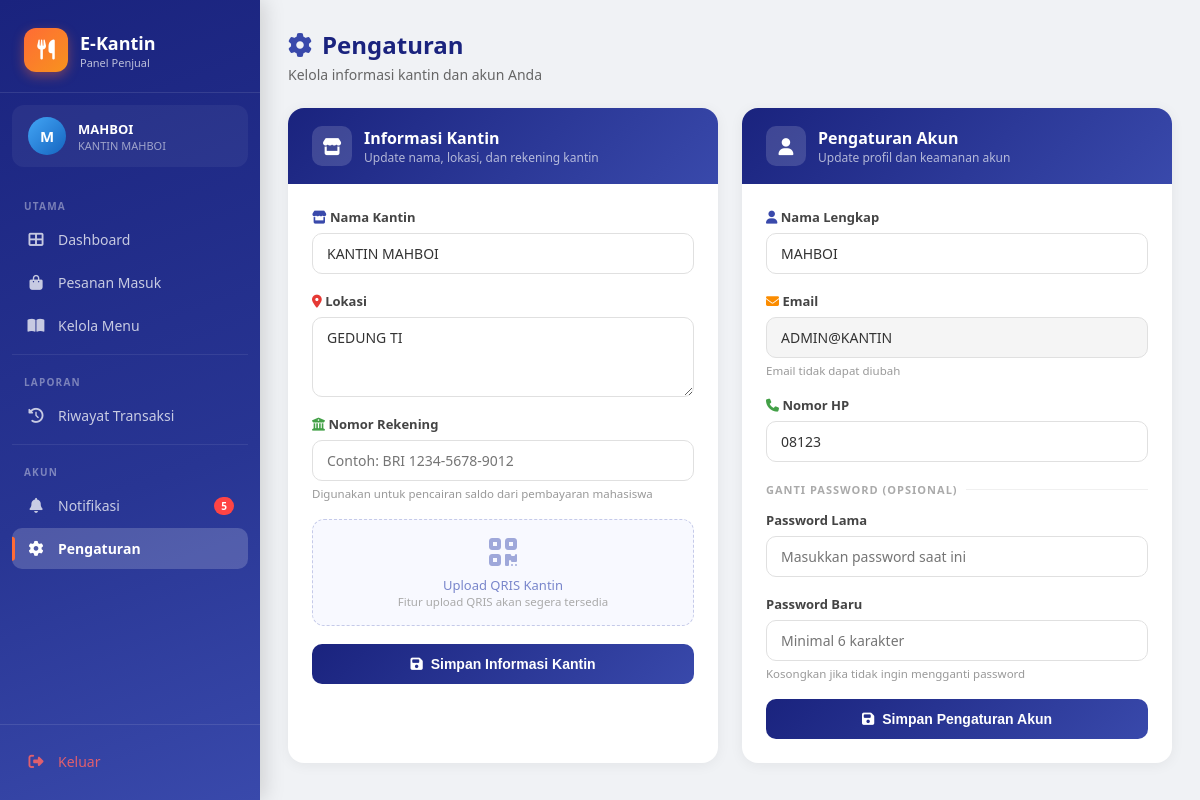
/dashboard/penjual/pengaturan.php (signed in), run on the app's committed database.
### tables this page shows
CREATE TABLE `penjual` (
  `id_penjual` int(11) NOT NULL,
  `id_user` int(11) NOT NULL,
  `nama_kantin` varchar(50) NOT NULL,
  `lokasi` text NOT NULL,
  `teks_gambar_qris` varchar(100) DEFAULT NULL,
  `no_rek` varchar(50) NOT NULL DEFAULT ''
);

CREATE TABLE `users` (
  `id_user` int(11) NOT NULL,
  `nim` varchar(20) DEFAULT NULL,
  `nama` varchar(100) NOT NULL,
  `email` varchar(100) NOT NULL,
  `no_hp` varchar(20) NOT NULL,
  `password` varchar(255) NOT NULL,
  `created_at` timestamp NOT NULL DEFAULT current_timestamp() ON UPDATE current_timestamp(),
  `role` enum('mahasiswa','penjual','admin') NOT NULL DEFAULT 'mahasiswa'
);

### dashboard/penjual/pengaturan.php (the view, shortened to what this page needs)
<?php
require_once '../../includes/db.php';
$id_user = $_SESSION['user']['id_user'];
$stmt = $pdo->prepare("SELECT u.*, p.nama_kantin, p.lokasi, p.no_rek, p.teks_gambar_qris FROM users u LEFT JOIN penjual p ON p.id_user = u.id_user WHERE u.id_user = ?");
$stmt->execute([$id_user]);
$data = $stmt->fetch();
?>
<?php require_once '../../includes/sidebar_penjual.php'; ?>
<div class="page-header">
    <h1><i class="fas fa-cog" style="color:#3949ab; margin-right:10px;"></i>Pengaturan</h1>
    <p>Kelola informasi kantin dan akun Anda</p>
</div>
<div class="settings-grid">
    <div class="settings-card">
        <div class="card-header">
            <div class="card-header-icon"><i class="fas fa-store"></i></div>
            <div>
                <h3>Informasi Kantin</h3>
                <p>Update nama, lokasi, dan rekening kantin</p>
            </div>
        </div>
        <div class="card-body">
            <form method="POST">
                <div class="form-group">
                    <label><i class="fas fa-store" style="color:#3949ab"></i> Nama Kantin</label>
                    <input type="text" name="nama_kantin" value="<?= htmlspecialchars($data['nama_kantin'] ?? '') ?>" placeholder="Contoh: Kantin Pak Budi" required>
                </div>
                <div class="form-group">
                    <label><i class="fas fa-map-marker-alt" style="color:#e53935"></i> Lokasi</label>
                    <textarea name="lokasi" placeholder="Contoh: Gedung A Lantai 1"><?= htmlspecialchars($data['lokasi'] ?? '') ?></textarea>
                </div>
                <div class="form-group">
                    <label><i class="fas fa-university" style="color:#43a047"></i> Nomor Rekening</label>
                    <input type="text" name="no_rek" value="<?= htmlspecialchars($data['no_rek'] ?? '') ?>" placeholder="Contoh: BRI 1234-5678-9012">
                    <div class="hint">Digunakan untuk pencairan saldo dari pembayaran mahasiswa</div>
                </div>
                <div class="qris-section">
                    <i class="fas fa-qrcode" style="font-size:32px; color:#9fa8da; margin-bottom:8px;"></i>
                    <p>Upload QRIS Kantin</p>
                    <small>Fitur upload QRIS akan segera tersedia</small>
                </div>
                <button type="submit" class="btn-save"><i class="fas fa-save"></i> Simpan Informasi Kantin</button>
            </form>
        </div>
    </div>
    <div class="settings-card">
        <div class="card-header">
            <div class="card-header-icon"><i class="fas fa-user"></i></div>
            <div>
                <h3>Pengaturan Akun</h3>
                <p>Update profil dan keamanan akun</p>
            </div>
        </div>
        <div class="card-body">
            <form method="POST">
                <div class="form-group">
                    <label><i class="fas fa-user" style="color:#3949ab"></i> Nama Lengkap</label>
                    <input type="text" name="nama" value="<?= htmlspecialchars($data['nama']) ?>" required>
                </div>
                <div class="form-group">
                    <label><i class="fas fa-envelope" style="color:#fb8c00"></i> Email</label>
                    <input type="email" value="<?= htmlspecialchars($data['email']) ?>" disabled style="background:#f5f5f5; cursor:not-allowed;">
                    <div class="hint">Email tidak dapat diubah</div>
                </div>
                <div class="form-group">
                    <label><i class="fas fa-phone" style="color:#43a047"></i> Nomor HP</label>
                    <input type="text" name="no_hp" value="<?= htmlspecialchars($data['no_hp']) ?>" placeholder="08xx-xxxx-xxxx">
                </div>
                <div class="divider-label">Ganti Password (opsional)</div>
                <div class="form-group">
                    <label>Password Lama</label>
                    <input type="password" name="password_lama" placeholder="Masukkan password saat ini">
                </div>
                <div class="form-group">
                    <label>Password Baru</label>
                    <input type="password" name="password_baru" placeholder="Minimal 6 karakter">
                    <div class="hint">Kosongkan jika tidak ingin mengganti password</div>
                </div>
                <button type="submit" class="btn-save"><i class="fas fa-save"></i> Simpan Pengaturan Akun</button>
            </form>
        </div>
    </div>
</div>
</div>
</body>
</html>

### includes/sidebar_penjual.php (style rules this page uses)
.page-header { margin-bottom:24px; }
.page-header h1 { font-size:24px; font-weight:700; color:#1a237e; }
.page-header p { color:#666; font-size:14px; margin-top:4px; }

### dashboard/penjual/pengaturan.php (style rules this page uses)
.settings-grid { display: grid; grid-template-columns: 1fr 1fr; gap: 24px; }
.settings-card { background: white; border-radius: 16px; box-shadow: 0 2px 14px rgba(0,0,0,0.06); overflow: hidden; }
.card-header { background: linear-gradient(135deg, #1a237e, #3949ab); padding: 18px 24px; display: flex; align-items: center; gap: 12px; }
.card-header-icon { width: 40px; height: 40px; background: rgba(255,255,255,0.15); border-radius: 10px; display: flex; align-items: center; justify-content: center; color: white; font-size: 17px; }
.card-header h3 { color: white; font-size: 16px; font-weight: 700; }
.card-header p { color: rgba(255,255,255,0.65); font-size: 12px; }
.card-body { padding: 24px; }
.form-group { margin-bottom: 18px; }
.form-group label { display: block; font-size: 13px; font-weight: 600; color: #444; margin-bottom: 7px; }
.form-group input, .form-group textarea, .form-group select { width: 100%; padding: 10px 14px; border: 1.5px solid #e0e0e0; border-radius: 10px; font-size: 14px; color: #333; outline: none; transition: border-color 0.2s, box-shadow 0.2s; font-family: inherit; }
.form-group textarea { resize: vertical; min-height: 80px; }
.form-group .hint { font-size: 11.5px; color: #999; margin-top: 5px; }
.divider-label { font-size: 11px; font-weight: 700; color: #aaa; text-transform: uppercase; letter-spacing: 1px; margin: 20px 0 14px; display: flex; align-items: center; gap: 8px; }
.divider-label::after { content: ''; flex: 1; height: 1px; background: #f0f0f0; }
.btn-save { width: 100%; padding: 12px; background: linear-gradient(135deg, #1a237e, #3949ab); color: white; border: none; border-radius: 10px; font-size: 14px; font-weight: 700; cursor: pointer; transition: opacity 0.2s; display: flex; align-items: center; justify-content: center; gap: 8px; }
.qris-section { background: #f8f9ff; border-radius: 12px; padding: 16px; border: 1.5px dashed #c5cae9; text-align: center; margin-bottom: 18px; }
.qris-section p { color: #7986cb; font-size: 13px; }
.qris-section small { color: #aaa; font-size: 11.5px; }

### data on the page
penjual: nama_kantin "KANTIN MAHBOI", lokasi "GEDUNG TI", nama "MAHBOI", id_user.email "ADMIN@KANTIN", no_hp "08123"

### other printed values
substr($_SESSION['user']['nama'],0,1) "M"
$_SESSION['user']['nama'] "MAHBOI"
$_SESSION['penjual']['nama_kantin'] "KANTIN MAHBOI"
$notif_count "5"
